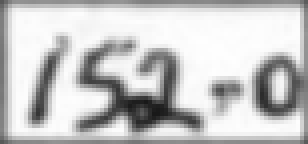
#> input picture test_data/dec30_correct.png, 77 x 36 px (shown 4 times larger)
$ python test_dec30_upscale.py
#> lines starting #> are read from the running program, lines starting #| are printed output that depends on the picture
### preprocessing/upscale_cell.py

import cv2
import os


def upscale_cell(input_path, output_path, scale=4):
    """Upscale an extracted cell without thresholding the handwriting."""
#> called with input_path = 'test_data/dec30_correct.png', output_path = 'test_data/dec30_correct_upscaled.png', scale = 4
    image = cv2.imread(input_path, cv2.IMREAD_GRAYSCALE)
#> image is the input picture: shape (36, 77); min 25, max 254, mean 197.8

    if image is None:
        raise FileNotFoundError(f"Could not read image: {input_path}")

    image = cv2.copyMakeBorder(
        image, 5, 5, 5, 5,
        cv2.BORDER_CONSTANT,
        value=255,
    )
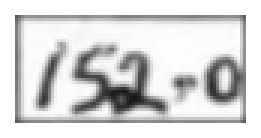
#> image: shape (46, 87) (shown 3 times larger); min 25, max 255, mean 215.4

    enlarged = cv2.resize(
        image,
        None,
        fx=scale,
        fy=scale,
        interpolation=cv2.INTER_CUBIC,
    )
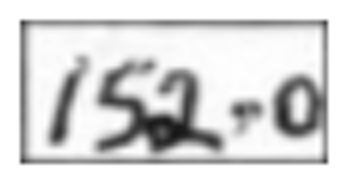
#> enlarged: shape (184, 348); min 22, max 255, mean 214.9

    os.makedirs(os.path.dirname(output_path), exist_ok=True)
    if not cv2.imwrite(output_path, enlarged):
        raise RuntimeError(f"Could not write {output_path}")

    return output_path

### test_dec30_upscale.py
from preprocessing.upscale_cell import upscale_cell

input_path = "test_data/dec30_correct.png"
output_path = "test_data/dec30_correct_upscaled.png"

upscale_cell(
    input_path,
    output_path,
    scale=4
)

print(f"Saved: {output_path}")

$ run again, with test_data/problem_contact_sheet.png copied over test_data/dec30_correct.png
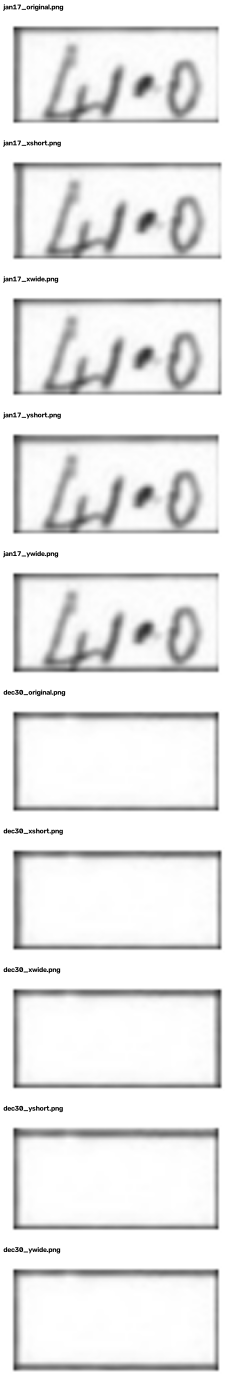
#> input picture test_data/problem_contact_sheet.png, 704 x 4152 px (shown at 1/3 size)
#> in upscale_cell, image is the input picture: shape (4152, 704); min 0, max 255, mean 233.7
#> in upscale_cell, `image = cv2.copyMakeBorder( image, 5, 5, 5, 5, cv2.BORDER_CONSTANT, va..`:
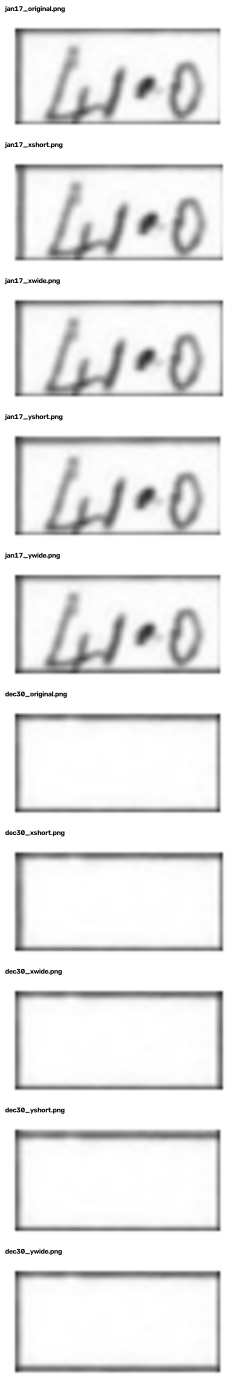
#> image: shape (4162, 714) (shown at 1/3 size); min 0, max 255, mean 234

$ run again, with test_data/test_cell.png copied over test_data/dec30_correct.png
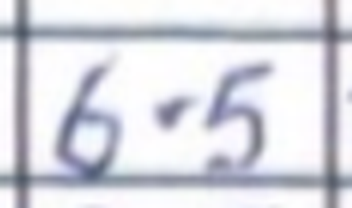
#> input picture test_data/test_cell.png, 352 x 208 px
#> in upscale_cell, `image = cv2.imread(input_path, cv2.IMREAD_GRAYSCALE)`:
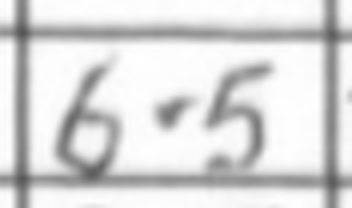
#> image: shape (208, 352); min 85, max 255, mean 216.3
#> in upscale_cell, `image = cv2.copyMakeBorder( image, 5, 5, 5, 5, cv2.BORDER_CONSTANT, va..`:
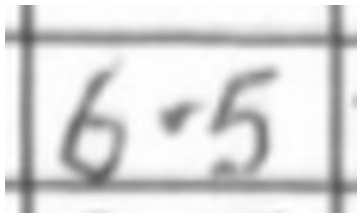
#> image: shape (218, 362); min 85, max 255, mean 219.1

$ run again, with test_data/test_cell_cleaned.png copied over test_data/dec30_correct.png
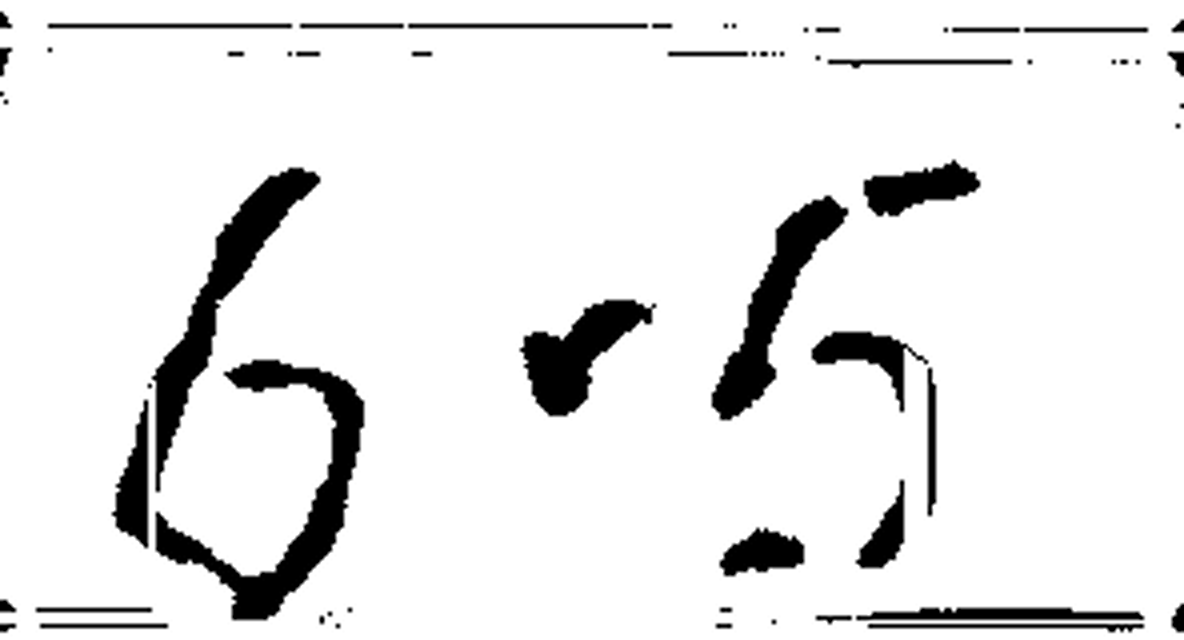
#> input picture test_data/test_cell_cleaned.png, 1184 x 640 px
#> in upscale_cell, image is the input picture: shape (640, 1184); min 0, max 255, mean 232.2
#> in upscale_cell, `image = cv2.copyMakeBorder( image, 5, 5, 5, 5, cv2.BORDER_CONSTANT, va..`:
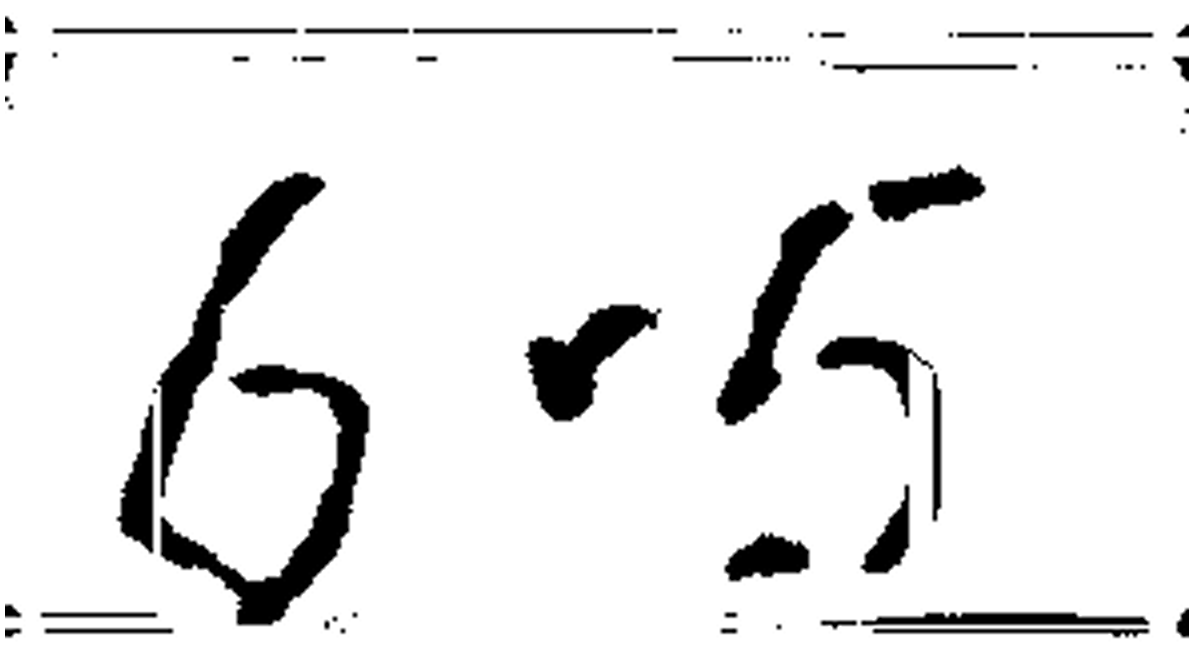
#> image: shape (650, 1194); min 0, max 255, mean 232.8
